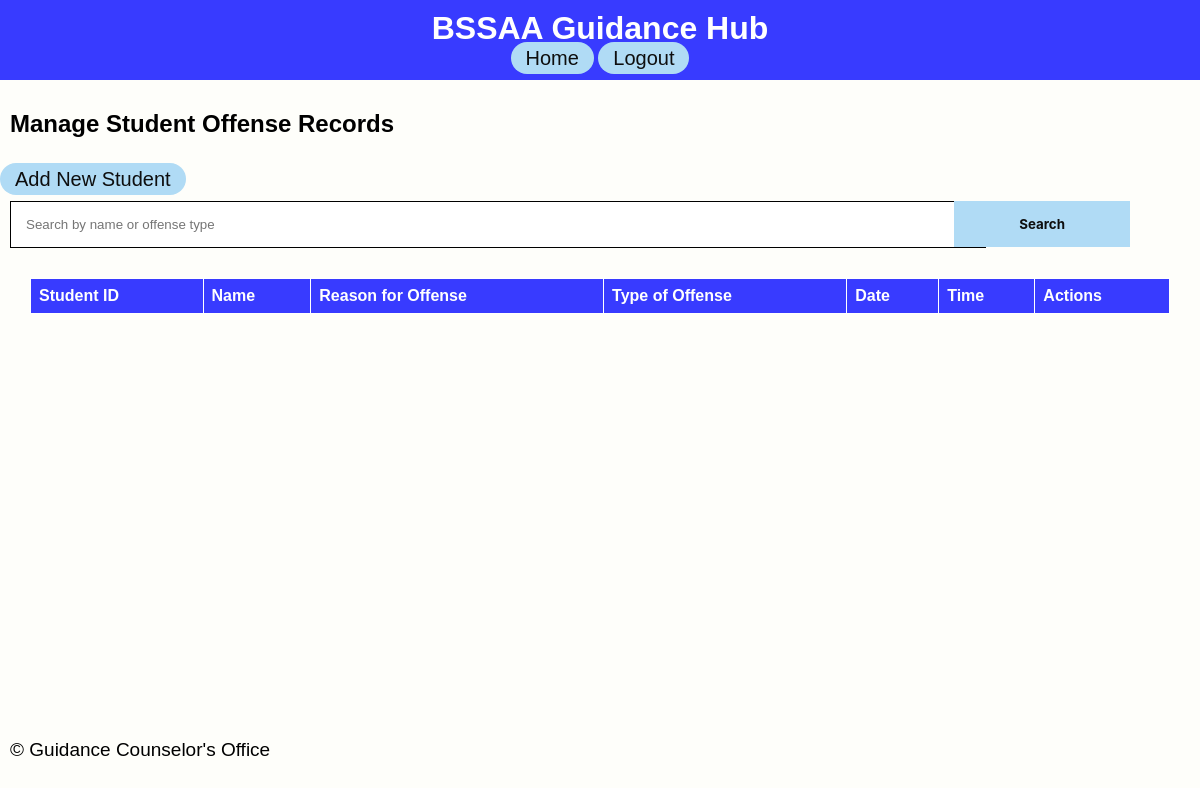
Before: /manage_records with the older database file.
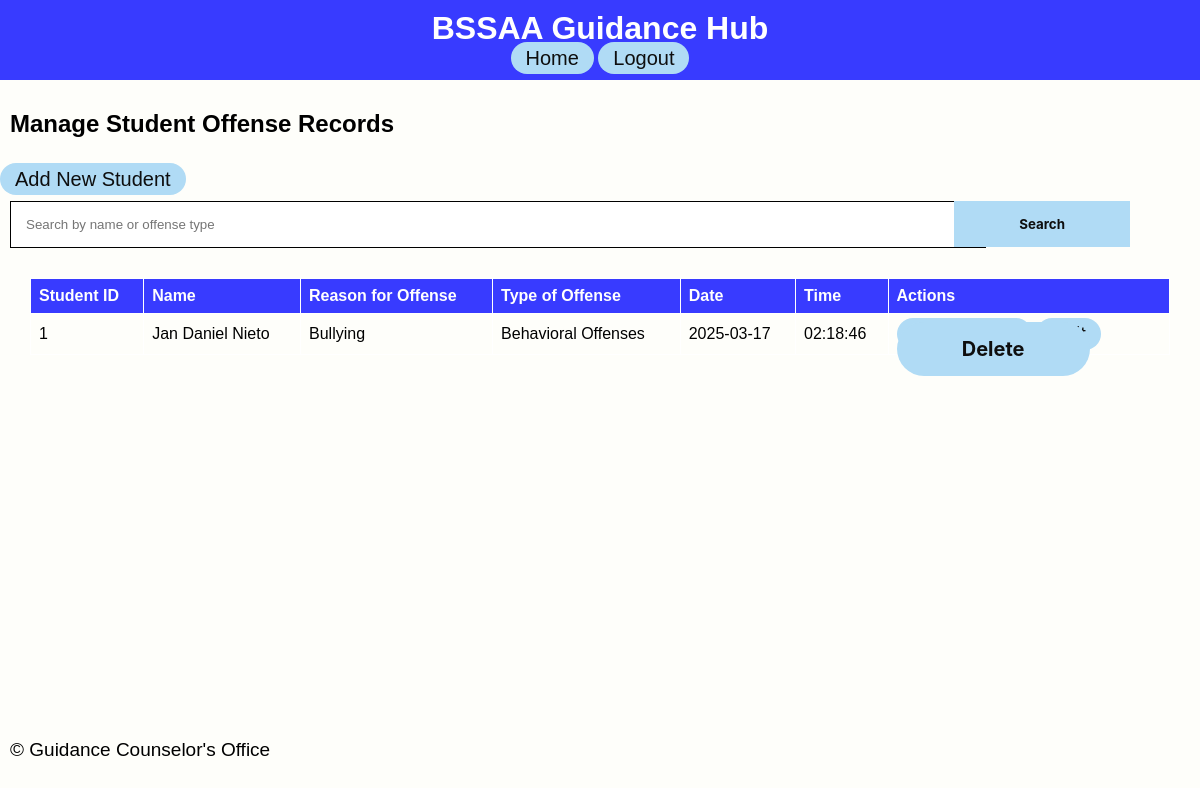
After: the same page with the newer database file.
### app/models.py (models this page shows)
class OffenseRecord(db.Model):
    id = db.Column(db.Integer, primary_key=True)
    student_id = db.Column(db.Integer, db.ForeignKey('student_record.id'), nullable=False)
    offense_type = db.Column(db.String(100), nullable=False)
    reason = db.Column(db.String(200), nullable=False)
    additional_info = db.Column(db.Text, nullable=True)
    date_time = db.Column(db.DateTime, default=datetime.utcnow)

class StudentRecord(db.Model):
    id = db.Column(db.Integer, primary_key=True)
    name = db.Column(db.String(100), nullable=False)
    grade_section = db.Column(db.String(50), nullable=False)
    birthdate = db.Column(db.Date, nullable=False)
    age = db.Column(db.Integer, nullable=False)
    mother_tongue = db.Column(db.String(50), nullable=False)
    ethnic_group = db.Column(db.String(50), nullable=True)
    religion = db.Column(db.String(50), nullable=False)
    address_house_no = db.Column(db.String(100), nullable=False)
    address_barangay = db.Column(db.String(100), nullable=False)
    address_city = db.Column(db.String(100), nullable=False)
    address_province = db.Column(db.String(100), nullable=False)
    mother_name = db.Column(db.String(100), nullable=False)
    father_name = db.Column(db.String(100), nullable=False)
    guardian_name = db.Column(db.String(100), nullable=True)
    contact_number = db.Column(db.String(15), nullable=True)
    reason = db.Column(db.String(200), nullable=True)
    type_of_offense = db.Column(db.String(100), nullable=True)
    date_time = db.Column(db.DateTime, default=datetime.utcnow)
    additional_info = db.Column(db.Text, nullable=True)
    offenses = db.relationship('OffenseRecord', backref='student', lazy=True)

### app/routes.py (the view)
@main.route('/manage_records')
def manage_records():
    search = request.args.get('search')
    if search:
        records = OffenseRecord.query.join(StudentRecord).filter(
            (StudentRecord.name.ilike(f'%{search}%')) |
            (OffenseRecord.offense_type.ilike(f'%{search}%'))
        ).all()
    else:
        records = OffenseRecord.query.all()
    return render_template('manage_records.html', records=records)

### app/templates/manage_records.html
{% extends 'base.html' %}
{% block content %}
<h2>Manage Student Offense Records</h2>
<a href="{{ url_for('main.add_student') }}" class="capsule-button">Add New Student</a>
<form method="GET" action="{{ url_for('main.manage_records') }}">
    <input class="searchbox" type="text" name="search" placeholder="Search by name or offense type" value="{{ request.args.get('search', '') }}">
    <button type="submit">Search</button>
</form>
<table>
    <thead>
        <tr>
            <th>Student ID</th>
            <th>Name</th>
            <th>Reason for Offense</th>
            <th>Type of Offense</th>
            <th>Date</th>
            <th>Time</th>
            <th>Actions</th>
        </tr>
    </thead>
    <tbody>
        {% for offense in records %}
        <tr>
            <td>{{ offense.student_id }}</td>
            <td>{{ offense.student.name }}</td>
            <td>{{ offense.reason }}</td>
            <td>{{ offense.offense_type }}</td>
            <td>{{ offense.date_time.strftime('%Y-%m-%d') }}</td>
            <td>{{ offense.date_time.strftime('%H:%M:%S') }}</td>
            <td>
                <a href="{{ url_for('main.view_profile', student_id=offense.student_id) }}">View Profile</a>
                <a href="{{ url_for('main.edit_offense', offense_id=offense.id) }}">Edit</a>
                <form action="{{ url_for('main.delete_offense', offense_id=offense.id) }}" method="POST" style="display:inline;">
                    <button class="inline" type="submit" onclick="return confirm('Are you sure you want to delete this record?');">Delete</button>
                </form>
            </td>
        </tr>
        {% endfor %}
    </tbody>
</table>
{% endblock %}

### app/templates/base.html (shortened to what this page needs)
<!DOCTYPE html>
<html lang="en">
<head>
    <link rel="stylesheet" href="{{ url_for('static', filename='css/styles.css') }}">
</head>
<body>
    <header>
        <h1>BSSAA Guidance Hub</h1>
        <nav>
        <a href="{{ url_for('main.dashboard') }}">Home</a>
        <a href="{{ url_for('main.registration') }}">Logout</a>
        </nav>
    </header>
    <main>
        {% block content %}
        {% endblock %}
    </main>
    <footer>
        <p>&copy; {{ current_year }} Guidance Counselor's Office</p>
    </footer>
</body>
</html>

### app/static/css/styles.css (style rules this page uses)
body { font-family: Arial, Helvetica, sans-serif; margin: 0; padding: 0; background-color: #f4f4f4; display: flex; flex-direction: column; min-height: 100vh; margin: 0; padding: 0; background-color: #FEFEFA; }
main { flex: 1; }
footer { padding: 10px 0; position: fixed; bottom: 0; width: 100%; }
header { background: #383bff; color: #ffffff; padding: 10px 0; text-align: center; }
h1 { margin: 0; }
p { font-family: Verdana, Geneva, Tahoma, sans-serif; padding: 10px; font-size: 19px; }
h2 { padding: 10px; }
a { font-size: 20px; background-color: #b0dbf5; border-radius: 40px; padding: 5px 15px; text-decoration: none; color: #0e0e0e; }
table { border: 1px solid #000000; width: 95%; border-collapse: collapse; margin: 20px 0; position: absolute; left: 30px; }
table th, table td { border: 1px solid #ffffff; text-align: left; padding: 8px; }
table th { background-color: #383bff; color: white; }
form { font-family: ROBOTO-VARIABLE-FONT, -apple-system, BlinkMacSystemFont, "Segoe UI", Roboto, "Helvetica Neue"; padding: 10px; font-size: 20px; }
button[type="submit"] { font-family: ROBOTO-VARIABLE-FONT, -apple-system, BlinkMacSystemFont, "Segoe UI", Roboto, "Helvetica Neue"; font-weight: bold; background-color: #b0dbf5; color: #0e0e0e; border: none; padding: 15px 65px; position: absolute; right: 70px; cursor: pointer; }
input[type="text"], input[type="date"], input[type="time"], select { border: 1px solid #000000; }
.searchbox { padding: 15px; width: 80%; border: 1px solid #000000; resize: none; }
.inline { display: inline; font-size: 20px; background-color: #b0dbf5; border-radius: 40px; margin: 0px 10px; padding: 5px 15px; text-decoration: none; color: #0e0e0e; }

Changed rows visible on the page:
added OffenseRecord: student_id "1", student.name "Jan Daniel Nieto", reason "Bullying", offense_type "Behavioral Offenses", date_time "2025-03-17", date_time "02:18:46"
